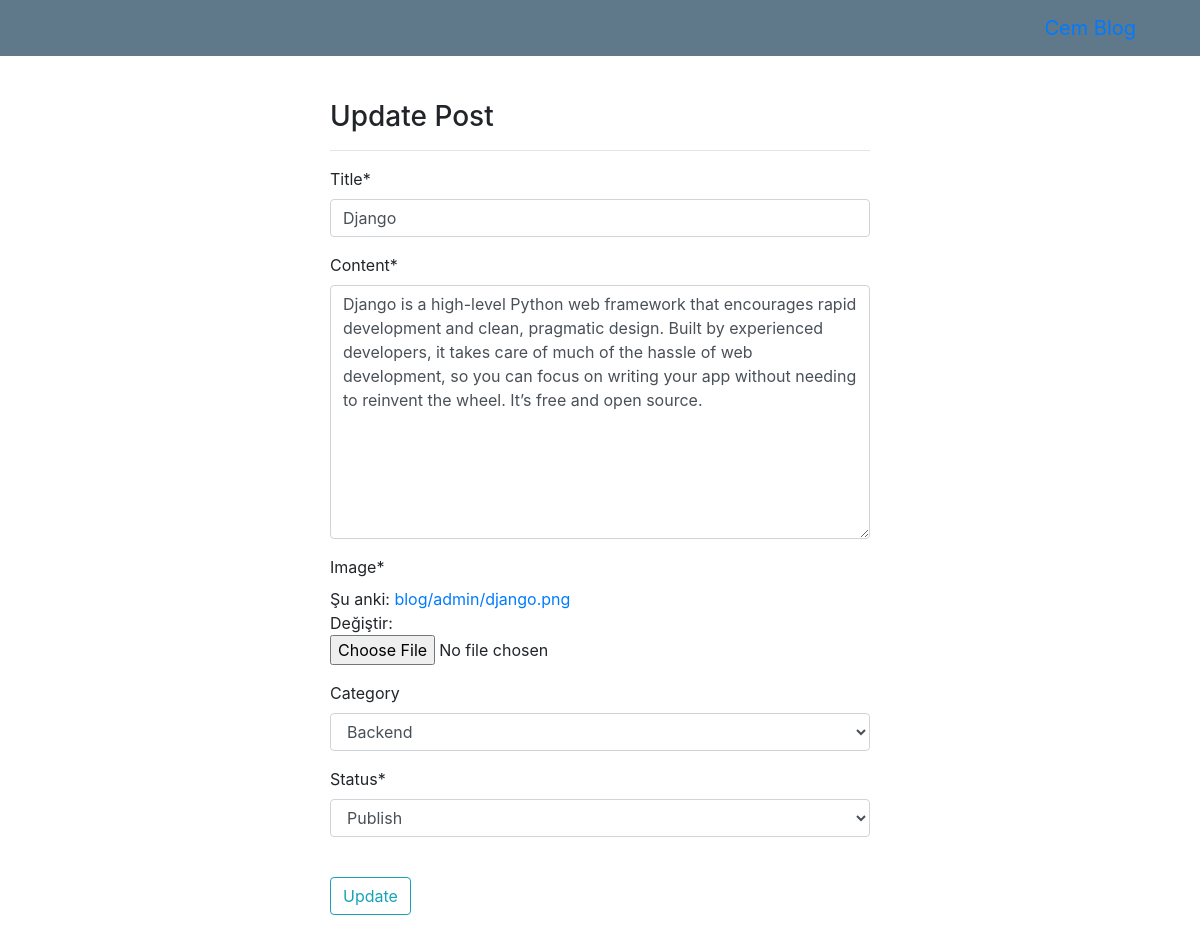
The page /django-92f9d94af5/update/ (signed in) on the database its author committed.
### blog/models.py (models this page shows, shortened)
class Post(models.Model):
    OPTIONS = (
        ('Draft', 'Draft'),
        ('Publish', 'Publish'),
    )
    id = models.AutoField(primary_key=True, editable=False, unique=True, null=False, blank=False)
    title = models.CharField(max_length=100)
    content = models.TextField()
    image = models.ImageField(upload_to=user_directory_path, default='blog.jpg')
    category = models.ForeignKey(Category , on_delete=models.PROTECT, blank=True, null=True)
    publish_date = models.DateTimeField(auto_now_add=True)
    last_updated = models.DateTimeField(auto_now=True)
    author = models.CharField(max_length=100, default="Anonymous")
    status = models.CharField(max_length=10, choices=OPTIONS, default='Publish')
    slug = models.SlugField(blank=True, unique=True)

### blog/views.py (the view)
# urls.py: path("<str:slug>/update/",post_update, name="update"),
@login_required()
def post_update(request, slug):
    obj = get_object_or_404(Post, slug=slug)
    form = PostForm(request.POST or None, request.FILES or None, instance=obj)
    if request.user.username != obj.author and not request.user.is_superuser:
        messages.warning(request, "You are not a writer of this post !")
        return redirect("blog:list_all")
    if form.is_valid():
        form.save()
        messages.success(request, "Post updated !!")
        return redirect("blog:list_all")
    context = {
        "object" : obj,
        "form" : form
    }
    return render(request, "blog/post_update.html", context)

### blog/forms.py
class PostForm(forms.ModelForm):
    status = forms.ChoiceField(choices=Post.OPTIONS)
    category = forms.ModelChoiceField(queryset=Category.objects.all(), required=False, empty_label="Select Category")
    class Meta:
        model = Post
        fields = (
            'title',
            'content',
            'image',
            'category',
            'status',
        )

### blog/models.py (called while the page is built)
    def __str__(self):
        return self.name

### blog/templates/blog/post_update.html
{% extends 'base.html' %} {% load crispy_forms_tags %} {% block content %}
<div class="row">
  <div class="col-md-6 offset-md-3">
    <h3>Update Post</h3>
    <hr />
    <form method="POST" enctype="multipart/form-data">
      {% csrf_token %} {{form|crispy}}
      <br />
      <button type="submit" class="btn btn-outline-info">Update</button>
    </form>
  </div>
</div>
{% endblock content %}

### templates/base.html (shortened to what this page needs)
<!DOCTYPE html>
{% load static %}
<html lang="en">
<head>
    <link rel="stylesheet" href="https://maxcdn.bootstrapcdn.com/bootstrap/4.0.0-alpha.6/css/bootstrap.min.css"
 />
</head>
<body>
    {% include "navbar.html" %}
    <div style="margin-top: 100px; margin-bottom: 100px" class="container">
        {% block content %}
        {% endblock content %}
    </div>
    </body>
    </html>

### templates/navbar.html (shortened to what this page needs)
{% load static %}
<nav class="navbar navbar-toggleable-sm navbar-inverse fixed-top px-5" style="background-color: #5F788A;">
    <button class="navbar-toggler navbar-toggler-right" type="button" data-toggle="collapse"
        data-target="#navbarCollapse" aria-controls="navbarCollapse" aria-expanded="false"
        aria-label="Toggle navigation">
        <span class="navbar-toggler-icon"></span>
    </button>
    <a class="navbar-brand" href="{% url 'blog:list_all' %}">Cem Blog</a>
</nav>

### rows shown on the page
Post: title "Django", content "Django is a high-level Python web framework that encourages rapid development and clean, pragmatic design. Built by experienced developers, it takes care of much of the hassle of web development, so you can focus on writing your app without needing to reinvent the wheel. It’s free and open source.", category "Backend", status "Publish"
